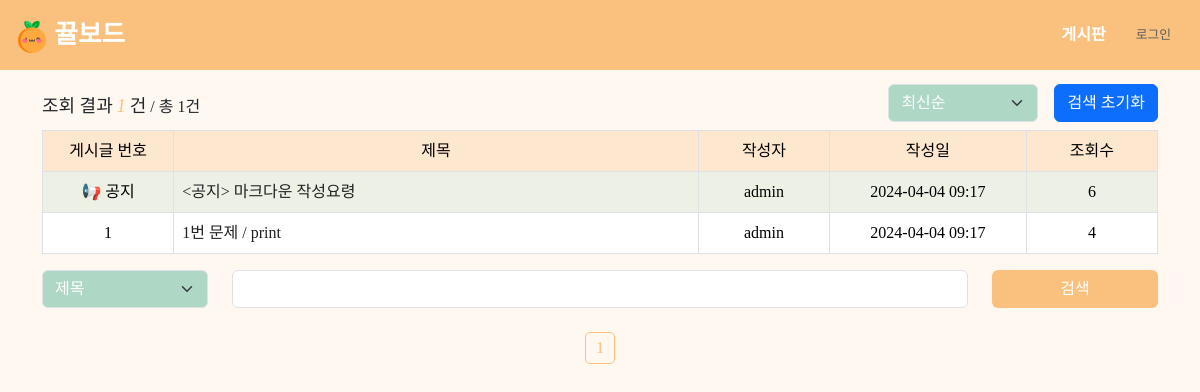
Before: /board/index with the older database file.
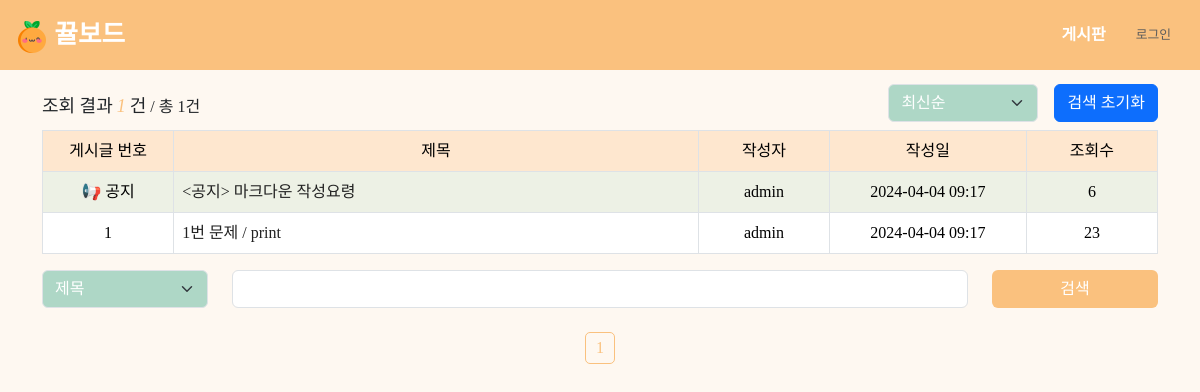
After: the same page with the newer database file.
### app/database.py (models this page shows, shortened)
class Post(db.Model):
    post_id = db.Column(db.Integer, primary_key=True, autoincrement=True)
    title = db.Column(db.String, nullable=False)
    body = db.Column(db.Text, nullable=False)
    user_id = db.Column(db.Integer, ForeignKey('user.user_id'), nullable=False)
    status = db.Column(db.String, nullable=True)
    problem_url = db.Column(db.String, nullable=True)
    created_at = db.Column(db.DateTime, nullable=False)
    updated_at = db.Column(db.DateTime, nullable=False)
    click_count = db.Column(db.Integer, nullable=True)
    like_count = db.Column(db.Integer, nullable=True)
    secret_mode = db.Column(db.Boolean, nullable=True)
    user = relationship('User', back_populates='posts', lazy='joined')
    comments = relationship('Comment', back_populates='post', lazy='joined', cascade='all, delete-orphan')
    likes = relationship('Like', back_populates='post', lazy='joined', cascade='all, delete-orphan')
    notice_mode = db.Column(db.Boolean, default=0)

class User(UserMixin, db.Model):
    user_id = db.Column(db.Integer, primary_key=True)
    username = db.Column(db.String, unique=True, nullable=False)
    password = db.Column(db.String)
    email = db.Column(db.String, unique=True)
    grade = db.Column(db.Integer, default=0)
    userpic = db.Column(db.String)
    comment = db.Column(db.String)
    created_at = db.Column(db.DateTime, default=datetime.now)
    posts = relationship('Post', back_populates='user', lazy='joined')
    comments = relationship('Comment', back_populates='user', lazy='joined')
    likes = relationship('Like', back_populates='user', lazy='joined')

### app/board/routes.py (the view, shortened to what this page needs)
@board_bp.route('/index')
def index():
    cate = request.args.get('cate', "", type=str)
    keyword = request.args.get('keyword', "", type=str)
    page = request.args.get('page', 1, type=int)
    sort = request.args.get('sort', 'recent', type=str)
    perPage = 20
    notices = Post.query.filter(Post.notice_mode==True).all()
    posts_query = Post.query.filter(Post.notice_mode!=True)
    if sort == 'old':
        posts_query = posts_query.order_by(Post.created_at.asc())
    elif sort == 'recent':
        posts_query = posts_query.order_by(Post.created_at.desc())
    elif sort == 'click':
        posts_query = posts_query.order_by(Post.click_count.desc())
    pag = posts_query.paginate(page=page, per_page=perPage)
    stIdx = pag.total - (pag.page - 1) * pag.per_page
    postsCount = min(pag.total, (page - 1) * perPage + len(pag.items))
    isLogin = current_user.is_authenticated
    return render_template('board/index.html', pag=pag, notices=notices, postsCount=postsCount, keyword=keyword, cate=cate, stIdx=stIdx, sort=sort, isLogin=isLogin)

### templates/board/index.html (shortened to what this page needs)
{% extends "layout.html" %}
{% block content %}
    <div class="container">
        <div>
            <div class="row mt-4">
                <div class="col align-items-center d-flex">
                    <div class="board-text-line">
                        <h2>조회 결과</h2>
                        <h2 class="post-count">{{ postsCount }}</h2>
                        <h2>건</h2>
                        <h3>/ 총 {{ pag.total }}건</h3>
                    </div>
                </div>
                <div class="col justify-content-end d-flex">
                    <div class="col mb-2 justify-content-end d-flex">
                        <select id="sort-by-select" class="form-select form-select-color-custom form-select-size-custom"
                                aria-label="">
                            <option value="recent" {% if sort=='recent' %}selected{% endif %}>최신순</option>
                        </select>
                    </div>
                    <a href="{{ url_for('board.index') }}" class="btn btn-primary mb-2 ms-3">검색 초기화</a>
                </div>
            </div>
            <table class="table postTable table-bordered">
                <thead>
                <tr>
                    <th class="postNum">게시글 번호</th>
                    <th class="postTitle">제목</th>
                    <th class="postWriter">작성자</th>
                    <th class="postDate">작성일</th>
                    <th class="postHit">조회수</th>
                </tr>
                </thead>
                <tbody class="text-center">
                {% for notice in notices %}
                    <tr class="noticePost">
                        <td>{% if notice.secret_mode %}📢 임원공지{% else %}📢 공지{% endif %}</td>
                        <td style="text-align: left;">
                            <a class="board-td-custom" href="{{ url_for('board.detail', post_id=notice.post_id)}}">{{ notice.title }}</a>
                        </td>
                        <td>{{ notice.user.username }}</td>
                        <td>{{ notice.updated_at.strftime("%Y-%m-%d %H:%M") }}</td>
                        <td>{{ notice.click_count }}</td>
                    </tr>
                {% endfor %}
                {% for post in pag.items %}
                    <tr>
                        <td>{{ stIdx - loop.index0 }}</td>
                        <td style="text-align: left;">
                            <a class="board-td-custom" href="{{ url_for('board.detail', post_id=post.post_id)}}">{{ post.title }}</a>
                        </td>
                        <td>{{ post.user.username }}</td>
                        <td>{{ post.updated_at.strftime("%Y-%m-%d %H:%M") }}</td>
                        <td>{{ post.click_count }}</td>
                    </tr>
                {% endfor %}
                </tbody>
            </table>
        </div>
        <form>
            <div class="row">
                <div class="col-lg-2">
                    <select name="cate" class="form-select form-select-color-custom form-select-size-custom" aria-label="" style="width: 100%;">
                        <option value="title" {% if cate=='title' %}selected{% endif %}>제목</option>
                    </select>
                </div>
                <div class="col-lg-8">
                    <input type="text" name="keyword" value="{{keyword}}" class="form-control">
                </div>
                <div class="col-lg-2">
                    <button class="btn btn-theme-color" style="width: 100%;">검색</button>
                </div>
            </div>
        </form>
        <div class="page-nav mt-4">
            <div class="col justify-content-center d-flex align-items-center">
                {% for page_num in pag.iter_pages() %}
                    {% if page_num %}
                        {% if page_num != pag.page %}
                            <a class="page-nav-item" href="{{ url_for('board.index', page=page_num, sort=sort, cate=cate, keyword=keyword) }}">{{ page_num }}</a>
                        {% else %}
                            <a class="page-nav-item-current">{{ page_num }}</a>
                        {% endif %}
                    {% else %}
                        ...
                    {% endif %}
                {% endfor %}
            </div>
        </div>
    </div>
{% endblock %}

### templates/layout.html (shortened to what this page needs)
<!doctype html>
<html lang="en">
<head>
    <link rel="stylesheet" type="text/css" href="{{ url_for('static', filename='css/custom.css') }}">
    <link rel="stylesheet" type="text/css" href="{{ url_for('static', filename='css/board.css') }}">
    <link rel="stylesheet" type="text/css" href="{{ url_for('static', filename='css/comment.css') }}">
    <link rel="stylesheet" type="text/css" href="{{ url_for('static', filename='css/detail.css') }}">
</head>
<body>
    <nav id="Nav">
        <div class="navContainer">
            <a class="navLogo" href="{{ url_for('board.index') }}">
                <img class="navbarLogo" src="/static/kkyul.png" alt="🍊">
                <span style="font-family: 'EF_jejudoldam'">뀰보드</span>
            </a>
            <div>
                <a href="{{ url_for('board.index') }}" class="btn navBtn">게시판</a>
                {% if current_user.is_authenticated %}
                <a href="{{ url_for('acc.profile') }}" class="btn navBtn">내정보</a>
                <a href="{{ url_for('acc.logout') }}" class="btn navBtn loginBtn">로그아웃</a>
                {% else %}
                <a href="{{ url_for('acc.login') }}" class="btn loginBtn">로그인</a>
                {% endif %}
            </div>
        </div>
    </nav>
    <div class="customBody">
        {% block content %}
        {% endblock %}
    </div>
</body>
</html>

### static/css/board.css (style rules this page uses)
.table thead th { text-align: center; font-weight: normal; background-color: rgba(250, 193, 126, 0.3); }
.table th:nth-child(1) { width: 10%; }
.table th:nth-child(2) { width: 40%; }
.table th:nth-child(3) { width: 10%; }
.table th:nth-child(4) { width: 15%; }
.table th:nth-child(5) { width: 10%; }
.board-text-line h2 { font-size: 18px; display: inline; }
.board-text-line h3 { font-size: 16px; display: inline; }
.board-text-line .post-count { color: #FAC17E; font-style: italic; }
.form-select-color-custom { background-color: #AED7C6; color: #FFFFFF; }
.form-select-size-custom { width: 150px; }
.btn-theme-color, .btn-theme-color:hover { background-color: #FAC17E; color: #FFFFFF; }
.page-nav .page-nav-item-current { margin-left: 9px; margin-right: 9px; color: #FAC17E; border: 1px solid #FAC17E; border-radius: 5px; padding: 3px 10px; }
.board-td-custom { color: #222222; }

### static/css/comment.css (style rules this page uses)
.postTable { width: 100%; }

### static/css/detail.css (style rules this page uses)
.row { width: auto; }

Changed rows visible on the page:
changed Post "1번 문제 / print": click_count "4" → "23"
